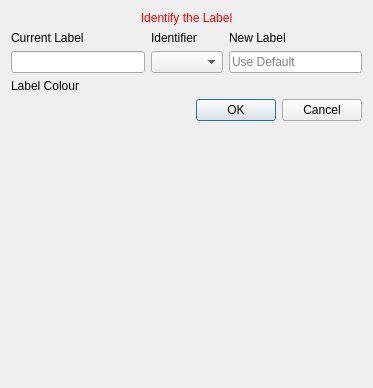
<?xml version="1.0" encoding="UTF-8"?>
<ui version="4.0">
 <class>FourChamberViewIdentifyLabels</class>
 <widget class="QWidget" name="FourChamberViewIdentifyLabels">
  <property name="geometry">
   <rect>
    <x>0</x>
    <y>0</y>
    <width>373</width>
    <height>388</height>
   </rect>
  </property>
  <property name="sizePolicy">
   <sizepolicy hsizetype="Preferred" vsizetype="Minimum">
    <horstretch>0</horstretch>
    <verstretch>0</verstretch>
   </sizepolicy>
  </property>
  <property name="minimumSize">
   <size>
    <width>0</width>
    <height>196</height>
   </size>
  </property>
  <property name="maximumSize">
   <size>
    <width>16777215</width>
    <height>450</height>
   </size>
  </property>
  <property name="windowTitle">
   <string>Set Values</string>
  </property>
  <layout class="QVBoxLayout" name="verticalLayout">
   <item>
    <widget class="QLabel" name="titleLabel">
     <property name="styleSheet">
      <string notr="true">QLabel { color: rgb(255, 0, 0) }</string>
     </property>
     <property name="text">
      <string>Identify the Label</string>
     </property>
     <property name="alignment">
      <set>Qt::AlignCenter</set>
     </property>
    </widget>
   </item>
   <item>
    <layout class="QGridLayout" name="gridLayout">
     <item row="0" column="1">
      <widget class="QLabel" name="label_2">
       <property name="text">
        <string>Identifier</string>
       </property>
      </widget>
     </item>
     <item row="0" column="2">
      <widget class="QLabel" name="label_3">
       <property name="text">
        <string>New Label</string>
       </property>
      </widget>
     </item>
     <item row="1" column="0">
      <widget class="QLineEdit" name="lineEdit_current_label">
       <property name="enabled">
        <bool>true</bool>
       </property>
       <property name="readOnly">
        <bool>true</bool>
       </property>
      </widget>
     </item>
     <item row="1" column="2">
      <widget class="QLineEdit" name="lineEdit_new_label">
       <property name="placeholderText">
        <string>Use Default</string>
       </property>
      </widget>
     </item>
     <item row="1" column="1">
      <widget class="QComboBox" name="combo_id_label"/>
     </item>
     <item row="0" column="0">
      <widget class="QLabel" name="label">
       <property name="text">
        <string>Current Label</string>
       </property>
      </widget>
     </item>
     <item row="2" column="0">
      <widget class="QLabel" name="label_colour">
       <property name="styleSheet">
        <string notr="true"/>
       </property>
       <property name="text">
        <string>Label Colour</string>
       </property>
      </widget>
     </item>
    </layout>
   </item>
   <item>
    <widget class="QDialogButtonBox" name="buttonBox">
     <property name="standardButtons">
      <set>QDialogButtonBox::Cancel|QDialogButtonBox::Ok</set>
     </property>
    </widget>
   </item>
   <item>
    <spacer name="verticalSpacer">
     <property name="orientation">
      <enum>Qt::Vertical</enum>
     </property>
     <property name="sizeHint" stdset="0">
      <size>
       <width>20</width>
       <height>40</height>
      </size>
     </property>
    </spacer>
   </item>
  </layout>
 </widget>
 <layoutdefault spacing="6" margin="11"/>
 <resources/>
 <connections/>
</ui>
